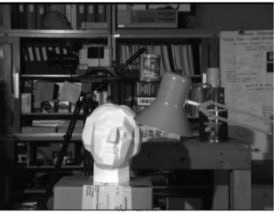
#> input picture clahe.jpg, 274 x 213 px
$ python histogram.py
#> lines starting #> are read from the running program, lines starting #| are printed output that depends on the picture
import numpy as np
import cv2
import matplotlib.pyplot as plt

# Load the image in greyscale
img = cv2.imread('clahe.jpg', 0)
#> img is the input picture: shape (213, 274); min 0, max 255, mean 71.3

# Apply histogram equalization (uncomment if needed)
# img_2 = cv2.equalizeHist(img)

# Create a CLAHE object (Arguments are optional).
clahe = cv2.createCLAHE(clipLimit=2.0, tileGridSize=(8, 8))
out = clahe.apply(img)
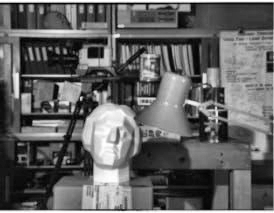
#> out: shape (213, 274); min 1, max 255, mean 98.6

# Display the images side by side using Matplotlib
fig, axs = plt.subplots(1, 2, figsize=(10, 5))
axs[0].imshow(img, cmap='gray')
axs[0].set_title('Original')
axs[1].imshow(out, cmap='gray')
axs[1].set_title('CLAHE')
plt.show()
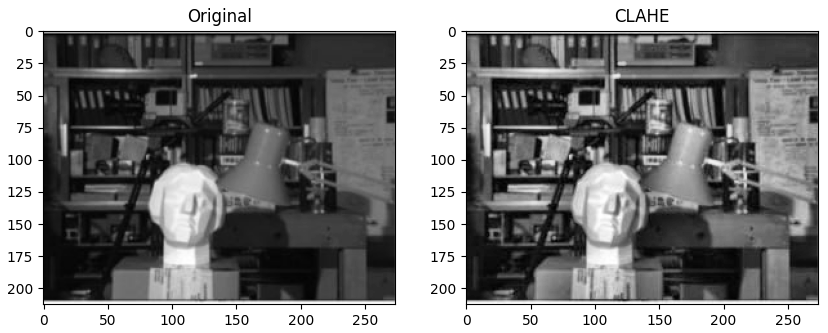
#> figure drawn by matplotlib, 2 panels

$ run again, with astro.jpg copied over clahe.jpg
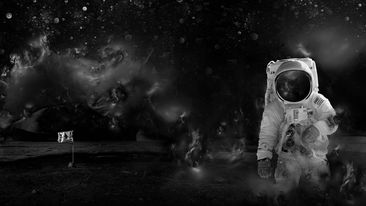
#> input picture astro.jpg, 366 x 206 px
#> img is the input picture: shape (206, 366); min 0, max 255, mean 30.5
#> `out = clahe.apply(img)`:
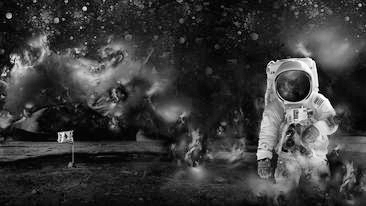
#> out: shape (206, 366); min 1, max 255, mean 57.1
#> `plt.show()`:
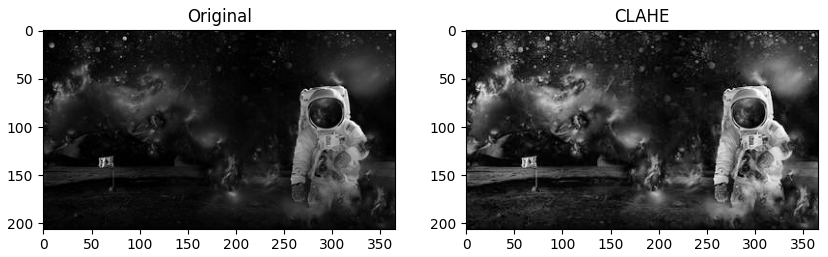
#> figure drawn by matplotlib, 2 panels
